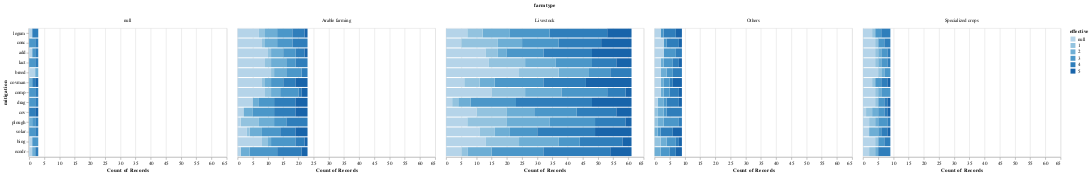

The cell this chart's notebook holds for it:
### Markdown cell above
### Does perceived effectiveness of mitigations differ by farm type?

### Code cell
alt.Chart(mitigation_df).mark_bar().encode(
    x='count(effective)',
    y=alt.Y('mitigation', sort=implemented_columns),
    color='effective:O',
    column='farmtype'
)

### Figure 1 — Vega-Lite specification as saved in the notebook (floating-point values rounded to 4 significant figures; data arrays with more than 128 entries replaced by an {"elided": "..."} marker saying what was removed)
{"config": {"view": {"continuousWidth": 400, "continuousHeight": 300}}, "data": {"name": "data-996008f3f32e32815d639f7958ef4585"}, "mark": "bar", "encoding": {"color": {"type": "ordinal", "field": "effective"}, "column": {"type": "nominal", "field": "farmtype"}, "x": {"type": "quantitative", "aggregate": "count", "field": "effective"}, "y": {"type": "nominal", "field": "mitigation", "sort": ["legum", "conc", "add", "lact", "breed", "covman", "comp", "drag", "cov", "plough", "solar", "biog", "ecodr"]}}, "$schema": "https://vega.github.io/schema/vega-lite/v4.8.1.json", "datasets": {"data-996008f3f32e32815d639f7958ef4585": {"elided": "1365 records"}}}
